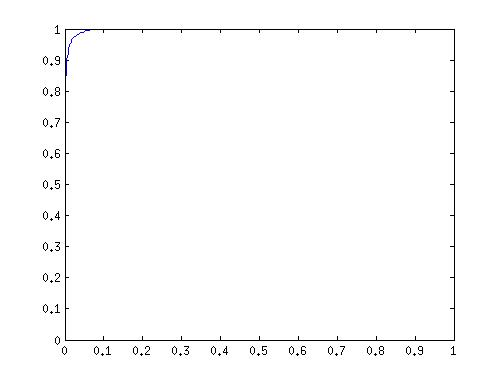
%> input picture ROC_new.jpg, 502 x 382 px
$ octave --eval "result = LoadIm('ROC_new.jpg');"   (GNU Octave 9; MATLAB toolbox functions it lacks are replaced by stand-ins)
%> lines starting %> are read from the running program, lines starting %| are printed output that depends on the picture
function [im, ii_im] = LoadIm(im_name)
%> called with im_name = 'ROC_new.jpg'

im = double(imread(im_name));

% Normalize the image:
mu = mean(im(:));
%> mu = 251.7
sigma = std(im(:));
%> sigma = 27.66
sigma = max(sigma, realmin);
im = (im - mu) / sigma;
% Integral image
ii_im = cumsum(cumsum(im,1),2);
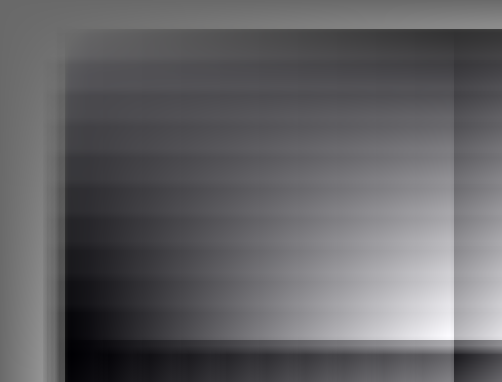
%> ii_im: size 382x502x3 double; mean R, G, B -263.1, -292.1, -154.9; drawn with min black and max white

end
